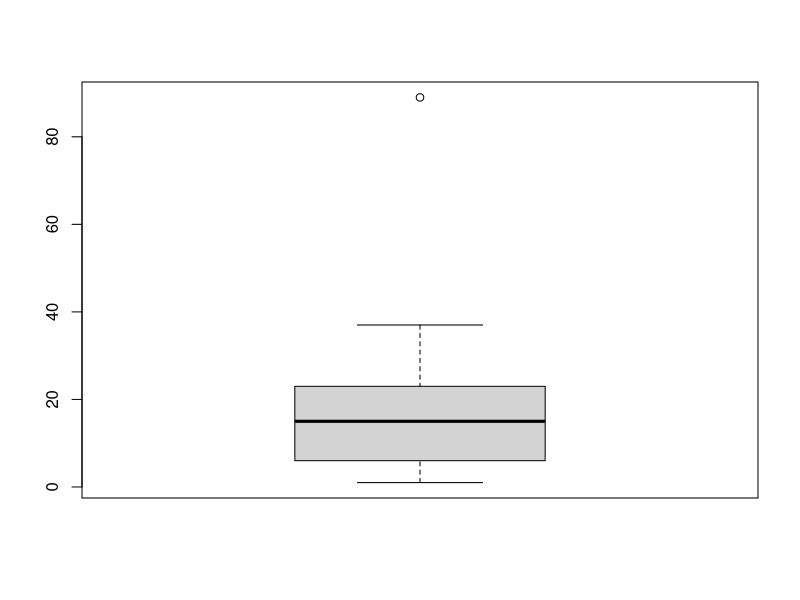
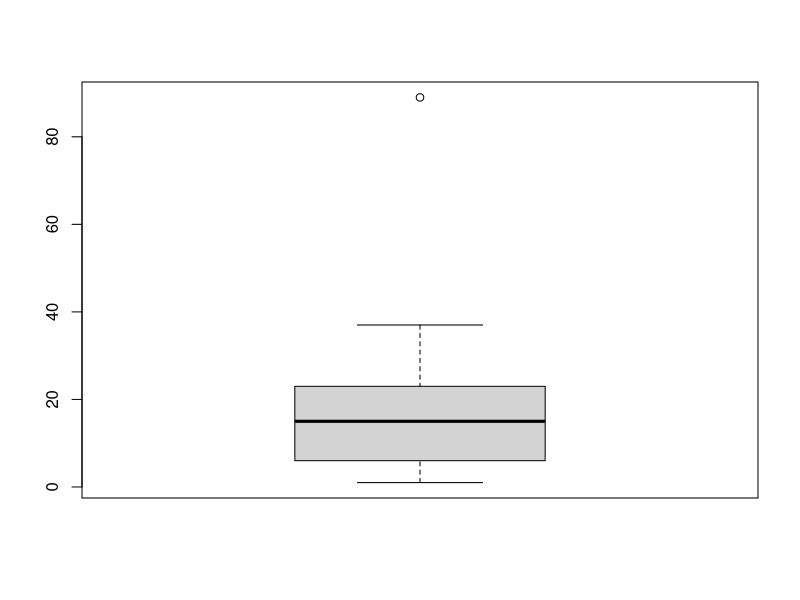

Recreate these plots in R, in order.
numeros <- c (1, 3, 5, 6, 10, 19, 23, 5, 7, 89, 15, 14, 22, 23, 32, 23, 37)
summary (numeros)
boxplot (numeros)
png(file="/home/damianos.oliveira/__code/__personal/boxplot.png", width=700, height=700)
boxplot(numeros)
dev.off()